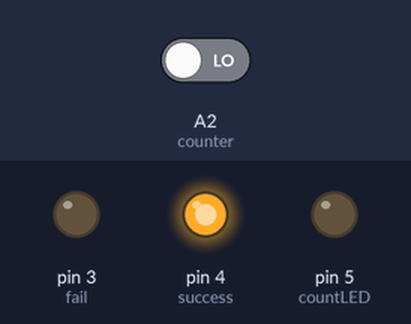
Bench run of a sketch on a simulated Arduino Uno, built with avr-gcc and run on an emulated ATmega328P. Shown: output pins drawn as LEDs (lit = HIGH). Inputs (shaded band) come from the test bench; at power-on: A2 (counter) LOW.

Above: at 18.0 s.
18.1 s: A2 (counter) driven HIGH
At 20.3 s:
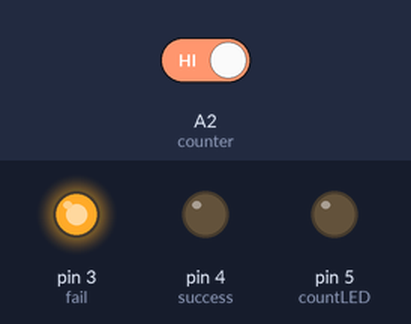
At 21.6 s:
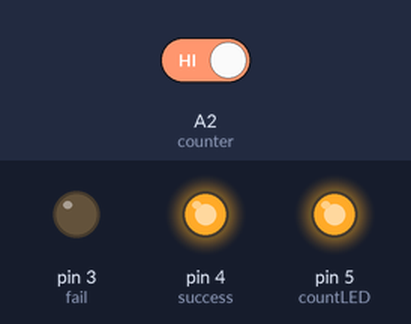
31.9 s: A2 (counter) driven LOW
At 41.6 s:
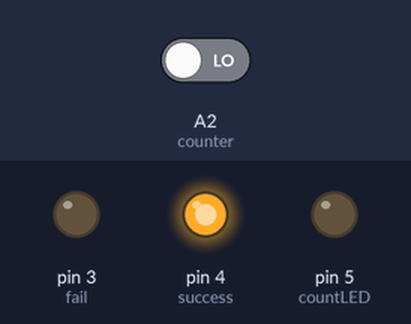
Timing chart, 0 to 43.1 s (numbered marks = the images above; inputs shaded):
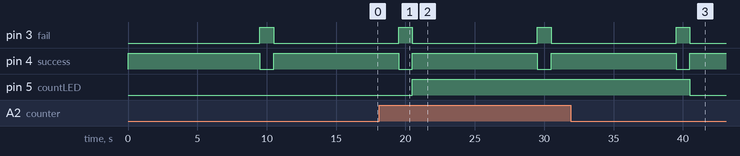

The sketch:

timer_testing.ino
```cpp
const int counter = A2;
const int countLED = 5;
const int success = 4;
const int fail = 3;
int count = 0;
int timer = 10000;
unsigned long preCommand = 0;
unsigned long postCommand = 0;

void setup() {
  // put your setup code here, to run once:
  pinMode(counter, INPUT);
  pinMode(countLED, OUTPUT);
  pinMode(success, OUTPUT);
  pinMode(fail, OUTPUT);
}

void loop() {
  // put your main code here, to run repeatedly:
  preCommand = millis();
  digitalWrite(success, HIGH);
  digitalWrite(fail, LOW);

  if(digitalRead(counter) == HIGH) {
    count++;
    digitalWrite(countLED, HIGH);
  }
  else {
    digitalWrite(countLED, LOW);
  }

  if(count%10 == 0) {
    timer -= 500;
  }

  postCommand = millis();

  while (postCommand - preCommand < timer) {
    postCommand = millis();
  }
  digitalWrite(fail, HIGH);
  digitalWrite(success, LOW);
  delay(1000);

}
```

Measured:
- after the input at 18.1 s, pin 5 (countLED): LOW → HIGH after 2.4 s
- after the input at 31.9 s, pin 5 (countLED): HIGH → LOW after 8.6 s
